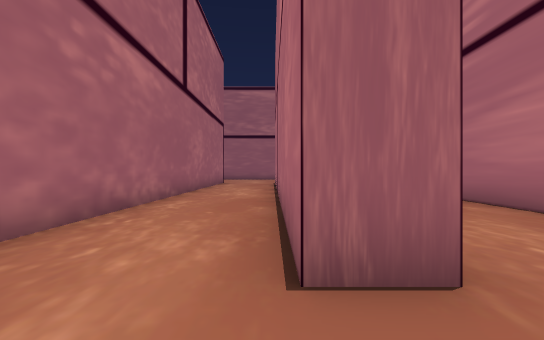
View 1 (above)

22 first-person views from a walk through a Unity game level. The camera is 1.3 m above the floor, looks level and sees 85° across. The floor is counted in squares, 1.8 m on a side. Each view is taken from the middle of a square. On the plan, view 1 faces up. The plan holds only what a view shows up to about 10 squares ahead; the rest is blank. The place goes on beyond the plan. The player is left out.

View 2
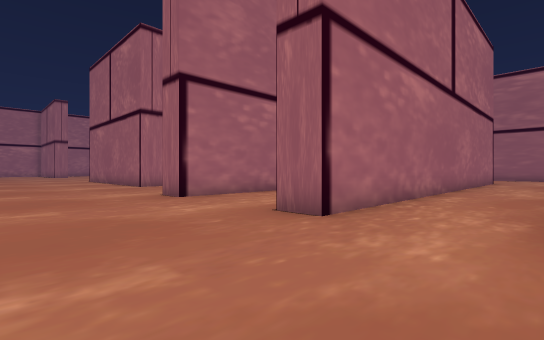

View 3
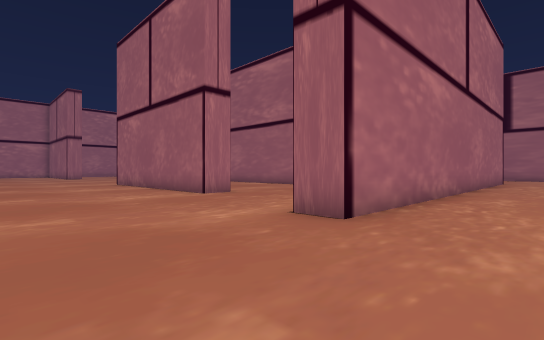

View 4
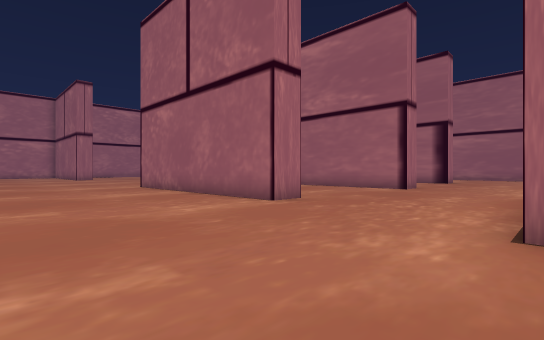

View 5
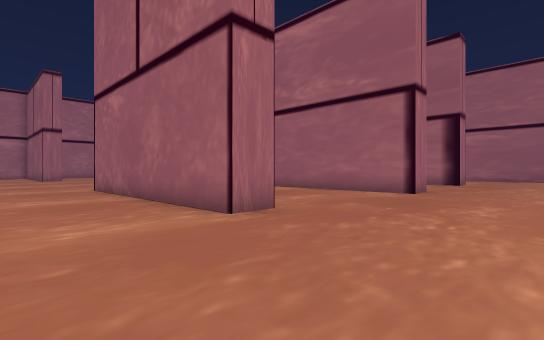

View 6
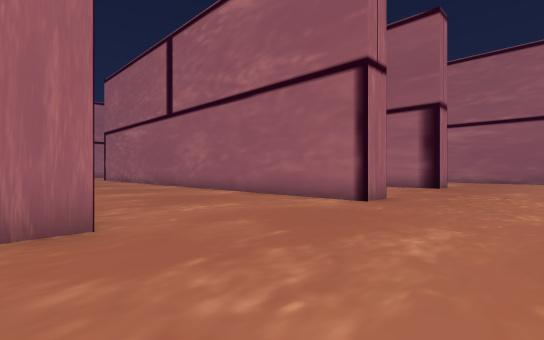

View 7
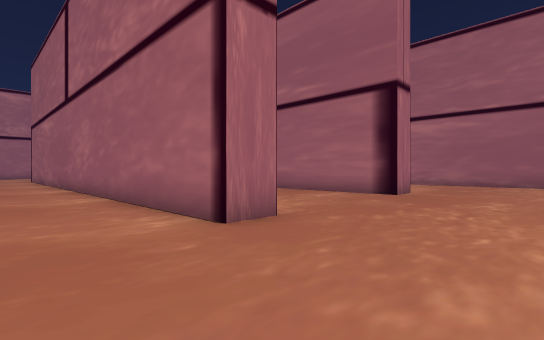

View 8
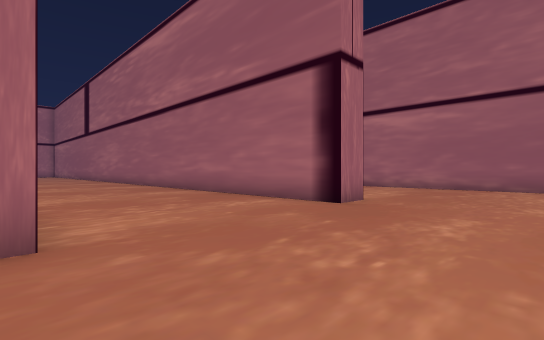

View 9
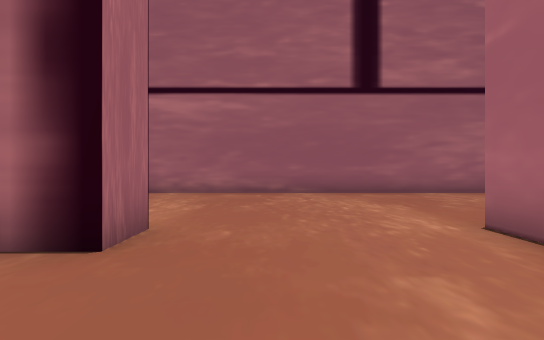

View 10
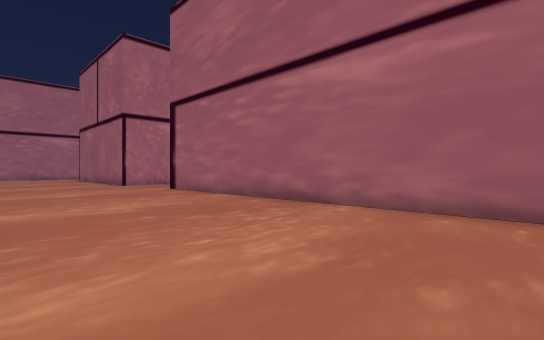

View 11
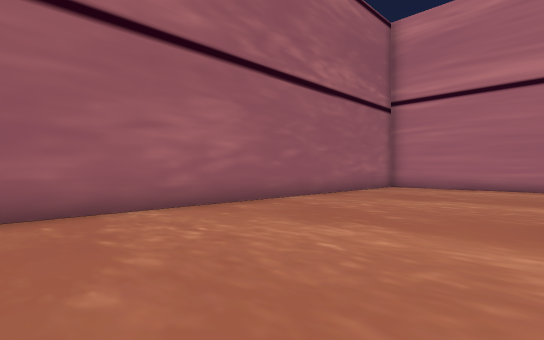

View 12
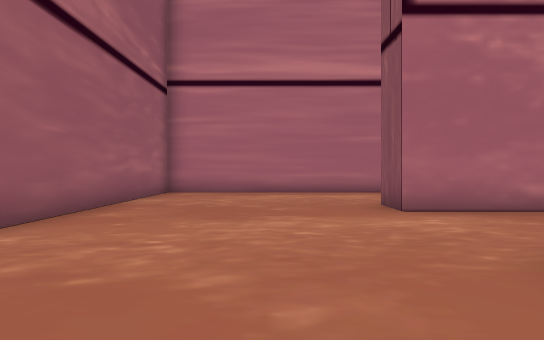

View 13
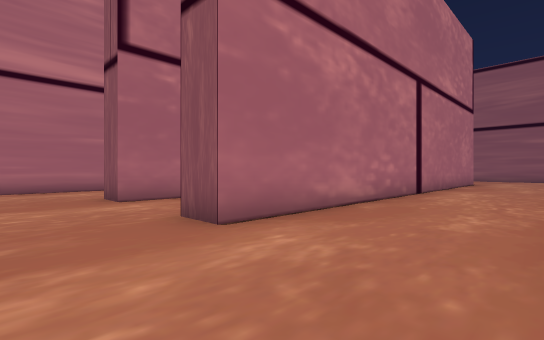

View 14
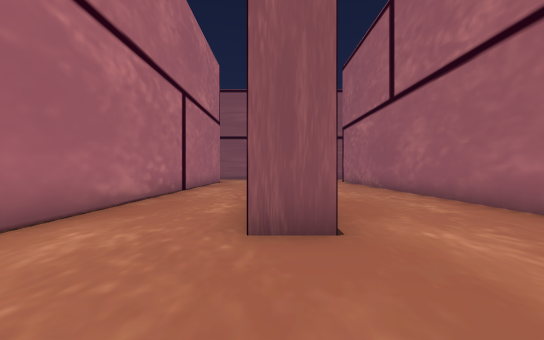

View 15
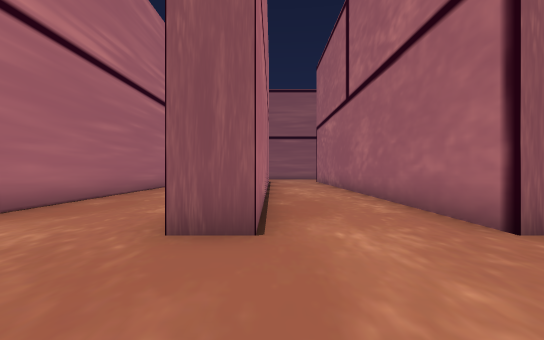

View 16
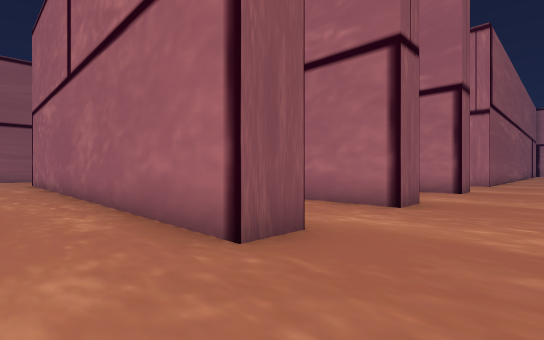

View 17
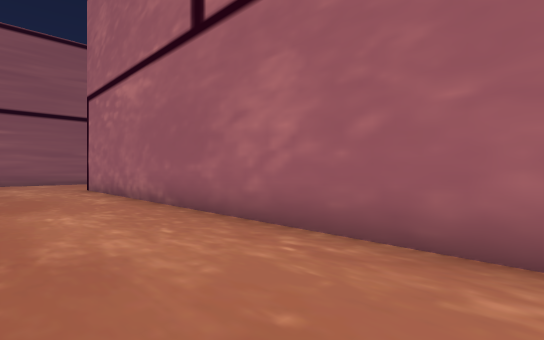

View 18
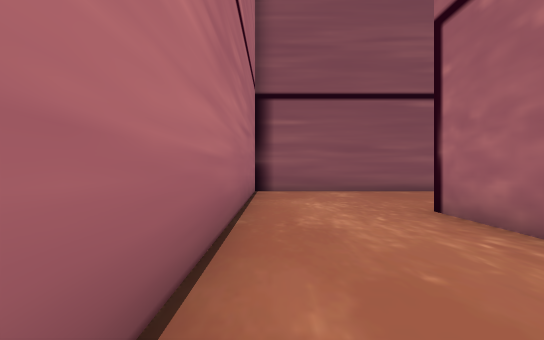

View 19
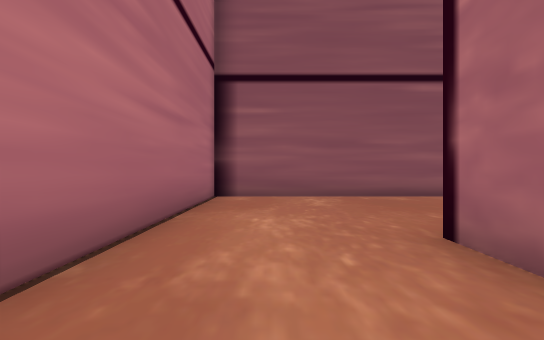

View 20
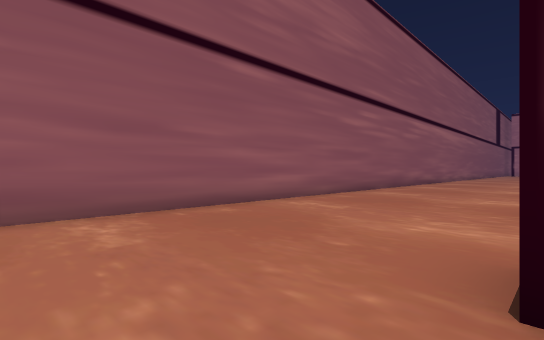

View 21
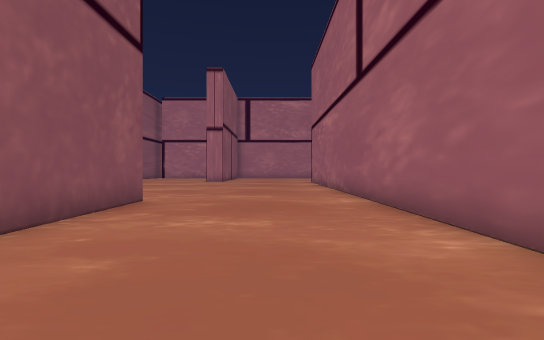

View 22
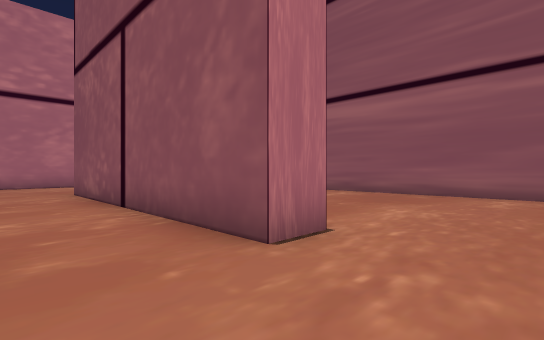

### Floor plan
Points are (right, up) in squares from view 1. A wall is a line through its corners. A room is listed if a view was taken in it or the views show most of it. See-through windows are left out.
Room 1 (views 1, 2, 3, 4, 5, 6, 7, 8, 9, 10, 11, 12, 13, 14, 15, 16, 17, 18, 19, 20, 21, 22)
walls: (-12.3, 10.5) (-12.3, 9.4) (-24, 9.4); (-8.3, 15.9) (-8.3, 16.7) (-7.3, 16.7) (-7.3, 1.8) (-8.4, 1.8); (-12.5, 16.8) (-12.5, 15.6) (-17.5, 15.6); (-3.7, 8.1) (-3.7, 16.7) (-2.7, 16.7) (-2.7, 1.8) (-3.8, 1.8); (0.2, 16.7) (1.2, 16.7) (1.2, 1.8) (0.2, 1.8) (0.2, 16.7); (-20.9, 2.9) (-20.9, 4) (-12.9, 4) (-12.9, 3) (-20.1, 3); (4.6, 10) (4.6, 22.4) (-19.8, 22.4); (-6, -3.1) (4.6, -3.1) (4.6, 7.1); (-22.6, -3.1) (-17.9, -3.1)

Positions as (right, up) in squares from view 1, and headings:
1: (0, 0), facing up
2: (0, -2), facing up-left
3: (-5, -2), facing up-left
4: (-8, -2), facing up-left
5: (-9, 0), facing up-left
6: (-9, 3), facing up-left
7: (-9, 7), facing up-left
8: (-9, 10), facing up-left
9: (-11, 13), facing up
10: (-11, 17), facing up-left
11: (-8, 17), facing up-right
12: (-5, 19), facing right
13: (-7, 19), facing down-right
14: (-3, 20), facing down
15: (0, 20), facing down
16: (3, 19), facing down-left
17: (4, 14), facing down-left
18: (4, 7), facing down
19: (3, 5), facing down
20: (3, 2), facing down-left
21: (-14, 7), facing left
22: (-23, 6), facing down-right
